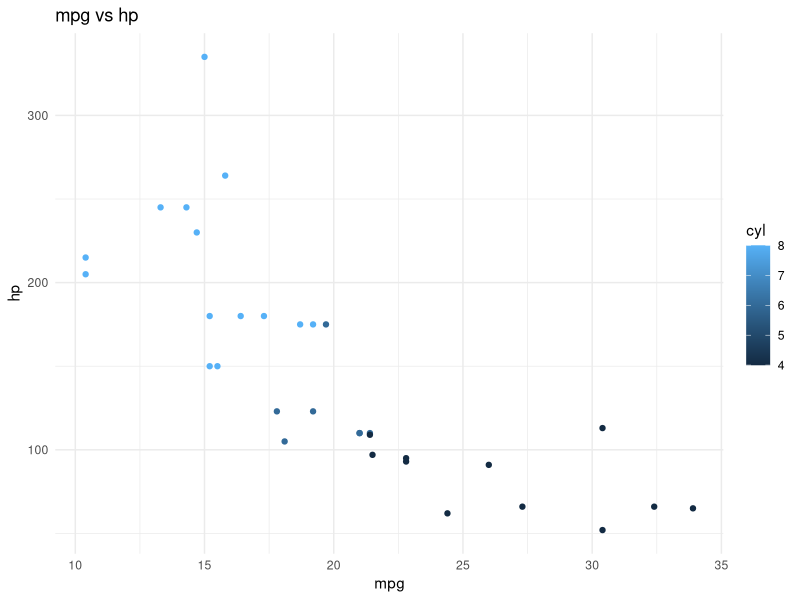

Write R code to recreate this figure.
## ---- chunk 1
options(htmltools.dir.version = FALSE)
## ---- chunk 2
lm(mpg ~ hp, data=mtcars)
## ---- chunk 3
library(ggplot2)

ggplot(mtcars) +
  aes(mpg, hp,
      color = cyl) +
  geom_point() +
  theme_minimal() +
  labs(title = "mpg vs hp")
